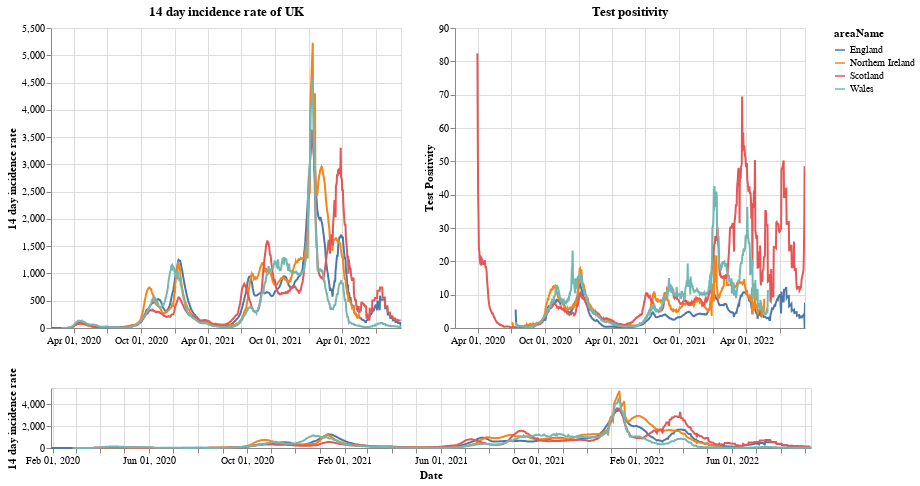

The code cell stored with this chart in its notebook:
### Markdown cell above
# Plots

First a plot with each country in the UK. The top right shows the positivity rate for (which is the percentage of registered tests which were positive) while the top left is the 14 day incidence rate. The bottom chart can be used to select the timeframe (does not work on a mobile device).

### Code cell
#collapse
brush = alt.selection(type='interval', name='DateBrush',encodings=['x'],fields=['Time'])
leg_selection = alt.selection_multi(fields=['areaName'], bind='legend')

base = alt.Chart(uk_cases).mark_line().encode(
    x=alt.X("yearmonthdate(date):T", axis=alt.Axis(title='Date')),
    y=alt.Y("twoWeeklyCasesRate:Q", axis=alt.Axis(title='14 day incidence rate')),
    tooltip=['areaName', 'date','twoWeeklyCasesRate', 'testPositivity'],
    color='areaName',
    opacity=alt.condition(leg_selection, alt.value(2), alt.value(0.1))
).add_selection(leg_selection).properties(width=350)

upper = base.encode(alt.X('yearmonthdate(date):T', axis=alt.Axis(title=''),
                         scale=alt.Scale(domain=brush))
                   ).properties(title=f'14 day incidence rate of UK')
upper_right = upper.encode(alt.Y('testPositivity:Q', axis=alt.Axis(title='Test Positivity'))).properties(title='Test positivity')
lower = base.properties(height=60, width = 760).add_selection(brush)

(upper | upper_right) & lower

### Figure 1 — Vega-Lite specification as saved in the notebook (floating-point values rounded to 4 significant figures; data arrays with more than 128 entries replaced by an {"elided": "..."} marker saying what was removed)
{"config": {"view": {"continuousWidth": 400, "continuousHeight": 300}}, "vconcat": [{"hconcat": [{"mark": "line", "encoding": {"color": {"type": "nominal", "field": "areaName"}, "opacity": {"condition": {"value": 2, "selection": "selector001"}, "value": 0.1}, "tooltip": [{"type": "nominal", "field": "areaName"}, {"type": "temporal", "field": "date"}, {"type": "quantitative", "field": "twoWeeklyCasesRate"}, {"type": "quantitative", "field": "testPositivity"}], "x": {"type": "temporal", "axis": {"title": ""}, "field": "date", "scale": {"domain": {"selection": "DateBrush"}}, "timeUnit": "yearmonthdate"}, "y": {"type": "quantitative", "axis": {"title": "14 day incidence rate"}, "field": "twoWeeklyCasesRate"}}, "selection": {"selector001": {"type": "multi", "fields": ["areaName"], "bind": "legend"}}, "title": "14 day incidence rate of UK", "width": 350}, {"mark": "line", "encoding": {"color": {"type": "nominal", "field": "areaName"}, "opacity": {"condition": {"value": 2, "selection": "selector001"}, "value": 0.1}, "tooltip": [{"type": "nominal", "field": "areaName"}, {"type": "temporal", "field": "date"}, {"type": "quantitative", "field": "twoWeeklyCasesRate"}, {"type": "quantitative", "field": "testPositivity"}], "x": {"type": "temporal", "axis": {"title": ""}, "field": "date", "scale": {"domain": {"selection": "DateBrush"}}, "timeUnit": "yearmonthdate"}, "y": {"type": "quantitative", "axis": {"title": "Test Positivity"}, "field": "testPositivity"}}, "selection": {"selector001": {"type": "multi", "fields": ["areaName"], "bind": "legend"}}, "title": "Test positivity", "width": 350}]}, {"mark": "line", "encoding": {"color": {"type": "nominal", "field": "areaName"}, "opacity": {"condition": {"value": 2, "selection": "selector001"}, "value": 0.1}, "tooltip": [{"type": "nominal", "field": "areaName"}, {"type": "temporal", "field": "date"}, {"type": "quantitative", "field": "twoWeeklyCasesRate"}, {"type": "quantitative", "field": "testPositivity"}], "x": {"type": "temporal", "axis": {"title": "Date"}, "field": "date", "timeUnit": "yearmonthdate"}, "y": {"type": "quantitative", "axis": {"title": "14 day incidence rate"}, "field": "twoWeeklyCasesRate"}}, "height": 60, "selection": {"selector001": {"type": "multi", "fields": ["areaName"], "bind": "legend"}, "DateBrush": {"type": "interval", "encodings": ["x"], "fields": ["Time"]}}, "width": 760}], "data": {"name": "data-c15a7fa70ed38cc1bb756a64322fb9c7"}, "$schema": "https://vega.github.io/schema/vega-lite/v4.8.1.json", "datasets": {"data-c15a7fa70ed38cc1bb756a64322fb9c7": {"elided": "3616 records"}}}
